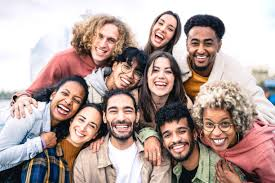
#> input picture opencv/f1.jpeg, 275 x 183 px, found by its file name
$ python introduction.py
#> lines starting #> are read from the running program, lines starting #| are printed output that depends on the picture
import cv2

img =cv2.imread('/home/ckg/Documents/dl_luminar/python_projects/opencv/f1.jpeg')
#> img is the input picture: shape (183, 275, 3); mean B, G, R 156.2, 161.2, 181.5

# [13 lines of commented-out code are left out]
img=cv2.rectangle(img,pt1=(31,108),pt2=(239,158),color=(255,0,0),thickness= -1)
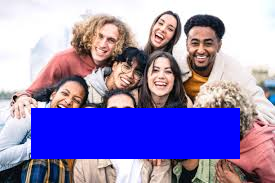
#> img: shape (183, 275, 3); mean B, G, R 186.4, 135, 148.9

#Circle
img=cv2.circle(img,center=(207,133),radius=25,color=(0,255,0),thickness=-1)

#text
img=cv2.putText(
            img,
            text='Face',
            org=(52,146),
            fontFace=cv2.FONT_HERSHEY_COMPLEX,
            fontScale=1,
            color=(0,255,0),
            thickness=1)
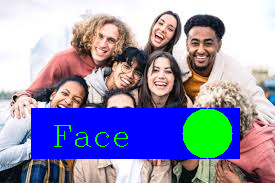
#> img: shape (183, 275, 3); mean B, G, R 175.1, 146.3, 148.9

cv2.imshow('rgb image',img)
cv2.waitKey(10000)
cv2.destroyAllWindows()
